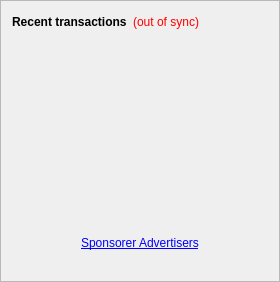
        <widget class="QFrame" name="frame_2">
         <property name="frameShape">
          <enum>QFrame::StyledPanel</enum>
         </property>
         <property name="frameShadow">
          <enum>QFrame::Raised</enum>
         </property>
         <layout class="QVBoxLayout" name="verticalLayout">
          <item>
           <layout class="QHBoxLayout" name="horizontalLayout_2">
            <item>
             <widget class="QLabel" name="label_4">
              <property name="font">
               <font>
                <weight>75</weight>
                <bold>true</bold>
               </font>
              </property>
              <property name="text">
               <string>Recent transactions</string>
              </property>
             </widget>
            </item>
            <item>
             <widget class="QLabel" name="labelTransactionsStatus">
              <property name="cursor">
               <cursorShape>WhatsThisCursor</cursorShape>
              </property>
              <property name="toolTip">
               <string>The displayed information may be out of date. Your wallet automatically synchronizes with the Andcoin network after a connection is established, but this process has not completed yet.</string>
              </property>
              <property name="styleSheet">
               <string notr="true">QLabel { color: red; }</string>
              </property>
              <property name="text">
               <string notr="true">(out of sync)</string>
              </property>
              <property name="alignment">
               <set>Qt::AlignRight|Qt::AlignTrailing|Qt::AlignVCenter</set>
              </property>
             </widget>
            </item>
            <item>
             <spacer name="horizontalSpacer">
              <property name="orientation">
               <enum>Qt::Horizontal</enum>
              </property>
              <property name="sizeHint" stdset="0">
               <size>
                <width>40</width>
                <height>20</height>
               </size>
              </property>
             </spacer>
            </item>
           </layout>
          </item>
          <item>
           <widget class="QListView" name="listTransactions">
            <property name="styleSheet">
             <string notr="true">QListView { background: transparent; }</string>
            </property>
            <property name="frameShape">
             <enum>QFrame::NoFrame</enum>
            </property>
            <property name="verticalScrollBarPolicy">
             <enum>Qt::ScrollBarAlwaysOff</enum>
            </property>
            <property name="horizontalScrollBarPolicy">
             <enum>Qt::ScrollBarAlwaysOff</enum>
            </property>
            <property name="selectionMode">
             <enum>QAbstractItemView::NoSelection</enum>
            </property>
           </widget>
          </item>
          <item alignment="Qt::AlignHCenter|Qt::AlignVCenter">
           <widget class="QLabel" name="label_inv">
            <property name="styleSheet">
             <string notr="true">QLabel { color: green;  }</string>
            </property>
            <property name="text">
             <string>&lt;html&gt;&lt;head/&gt;&lt;body&gt;&lt;p&gt;&lt;a href=&quot;http://www.andcoin.top/p/sponsor.html&quot;&gt;&lt;span style=&quot; text-decoration: underline; color:#0000ff;&quot;&gt;Sponsorer Advertisers&lt;/span&gt;&lt;/a&gt;&lt;/p&gt;&lt;/body&gt;&lt;/html&gt;</string>
            </property>
           </widget>
          </item>
          <item>
           <widget class="QLabel" name="andcoinlogo">
            <property name="enabled">
             <bool>true</bool>
            </property>
            <property name="text">
             <string/>
            </property>
            <property name="pixmap">
             <pixmap resource="../bitcoin.qrc">:/images/andcoinlogo</pixmap>
            </property>
            <property name="scaledContents">
             <bool>false</bool>
            </property>
            <property name="alignment">
             <set>Qt::AlignCenter</set>
            </property>
            <property name="margin">
             <number>60</number>
            </property>
           </widget>
          </item>
         </layout>
        </widget>
